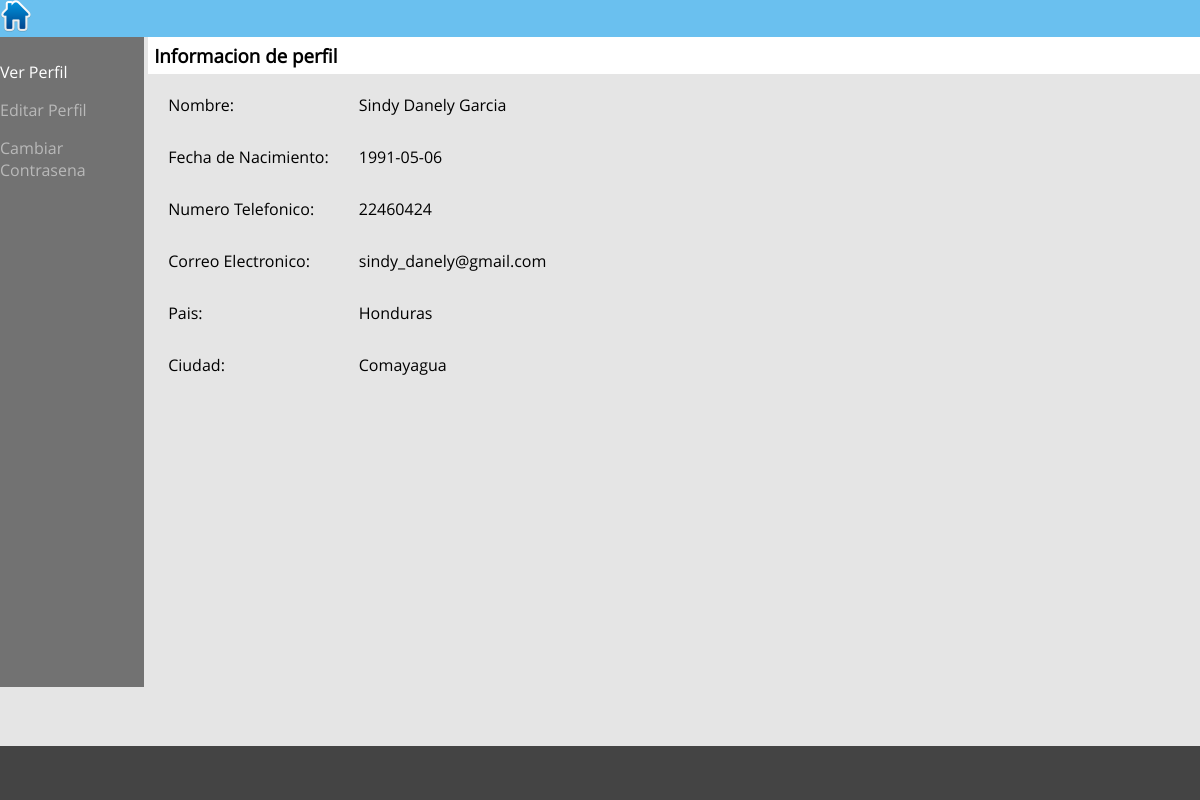
Screenshot of /Modificacion_Perfil.php (signed in) with the database file from the repository.
### tables this page shows
CREATE TABLE IF NOT EXISTS `usuario` (
  `id` int(10) NOT NULL AUTO_INCREMENT,
  `nombre_usuario` varchar(150) NOT NULL,
  `fecha_nacimiento` date NOT NULL,
  `sexo` varchar(10) NOT NULL,
  `numero_telefonico` varchar(15) NOT NULL,
  `correo_electronico` varchar(50) NOT NULL,
  `contrasena` varchar(50) NOT NULL,
  `foto_usuario` longtext NOT NULL,
  `id_ciudad` int(3) NOT NULL,
  `admin` tinyint(1) NOT NULL,
  PRIMARY KEY (`id`)
);

CREATE TABLE IF NOT EXISTS `pais` (
  `id` int(3) NOT NULL AUTO_INCREMENT,
  `nombre_pais` varchar(50) NOT NULL,
  `codigo_telefonico` varchar(10) NOT NULL,
  PRIMARY KEY (`id`)
);

CREATE TABLE IF NOT EXISTS `ciudad` (
  `id` int(3) NOT NULL AUTO_INCREMENT,
  `nombre_ciudad` varchar(50) NOT NULL,
  `id_pais` int(3) NOT NULL,
  PRIMARY KEY (`id`)
);

### Modificacion_Perfil.php (the view, shortened to what this page needs)
<?php
require_once("conexion.php");
if(isset($_SESSION["usuario_valido"]))
{
	$id = $_SESSION["usuario_valido"];
   $consulta = "SELECT nombre_usuario, fecha_nacimiento, sexo, numero_telefonico, foto_usuario,
				correo_electronico, nombre_ciudad, nombre_pais, id_pais, id_ciudad
				FROM usuario, ciudad, pais
				WHERE usuario.id = $id AND usuario.id_ciudad = ciudad.id AND ciudad.id_pais = pais.id";
	$result = mysqli_query($conexion, $consulta);
}
else{
	header("location: index.php");
}
?>
<!DOCTYPE html>
<html>
<head>
  <link rel="stylesheet" href="css/globals.css">
	<link rel="stylesheet" type="text/css" href="css/perfil.css">
</head>
<body>
  <header><a href="index.php"><img src="img/home1.png"></a></header>
<div id="opciones">
	<ul>
	    <li name="Informacion de perfil" value="informacion_perfil" style="color:white" onclick="javascript:mostrar_ocultos('informacion_perfil');">Ver Perfil</a></li>
    	<li name="Editar perfil" value="editar_perfil" onclick="javascript:mostrar_ocultos('editar_perfil');">Editar Perfil</a></li>
      <li name="Cambiar Contraseña" value="dv_contrasena" onclick="javascript:mostrar_ocultos('dv_contrasena');">Cambiar Contrasena</a></li>
</div>
<div id="info_usuario">
  <div id="title"><h3>Informacion de perfil</h3></div>
	<div id="informacion_perfil">
		<table cellpadding="10" cellspacing="10">
		  <?php while($usuario = mysqli_fetch_assoc($result)){ ?>
			<tr>
				<td>Nombre:</td>
				<td><?php echo $usuario["nombre_usuario"];?></td>
			</tr>
			<tr>
				<td>Fecha de Nacimiento:</td>
				<td><?php echo $usuario["fecha_nacimiento"];?></td>
			</tr>
			<tr>
				<td>Numero Telefonico:</td>
				<td><?php echo $usuario["numero_telefonico"];?></td>
			</tr>
			<tr>
				<td>Correo Electronico:</td>
				<td><?php echo $usuario["correo_electronico"];?></td>
			</tr>
			<tr>
				<td>Pais:</td>
				<td><?php echo $usuario["nombre_pais"];?></td>
			</tr>
			<tr>
				<td>Ciudad:</td>
				<td><?php echo $usuario["nombre_ciudad"];?></td>
			</tr>
		</table>
  	</div>
		<?php }?>
</div>
<footer>&nbsp</footer>
</body>
</html>

### css/globals.css (style rules this page uses)
body { background: #FFF; font-family: "open_sansregular"; }

### css/perfil.css (style rules this page uses)
body { background: rgba(0,0,0,0.1); margin: 0; padding: 0; }
div { margin: 0; border: 0; padding: 0; }
footer { background: rgba(0,0,0,0.7); bottom:0; left: 0; position: fixed; padding: 1em; width: 100%; }
header { background: #6AC0EF; }
#opciones { background: rgba(0,0,0,0.5); width: 12%; display: inline-block; height: 650px; }
#opciones ul { border-radius: 5px; color:rgba(255,255,255,0.5); list-style: none; padding: 0; }
#opciones ul li { padding: 0.5em 0; }
#info_usuario { width: 87.5%; height: 600px; }
#opciones, #info_usuario { display: inline-block; margin: 0; vertical-align: top; }
#title { border: 1px solid white; background: white; width: 100%; }
#title h3 { margin: 5px; }

### rows the page displays
usuario: nombre_usuario "Sindy Danely Garcia", fecha_nacimiento "1991-05-06", numero_telefonico "22460424", correo_electronico "sindy_danely@gmail.com", pais.nombre_pais "Honduras", id_ciudad.nombre_ciudad "Comayagua"
